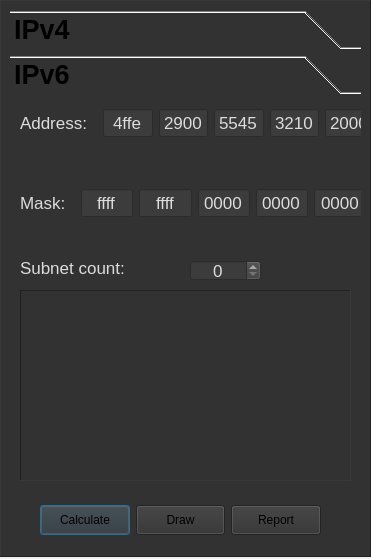
<?xml version="1.0" encoding="UTF-8"?>
<ui version="4.0">
 <class>NetSettingsDialog</class>
 <widget class="QDialog" name="NetSettingsDialog">
  <property name="geometry">
   <rect>
    <x>0</x>
    <y>0</y>
    <width>371</width>
    <height>559</height>
   </rect>
  </property>
  <property name="windowTitle">
   <string>Network Settings</string>
  </property>
  <widget class="QFrame" name="settingsFrame">
   <property name="geometry">
    <rect>
     <x>0</x>
     <y>0</y>
     <width>371</width>
     <height>557</height>
    </rect>
   </property>
   <property name="styleSheet">
    <string notr="true">background-color: rgb(50, 50, 50);</string>
   </property>
   <property name="frameShape">
    <enum>QFrame::Panel</enum>
   </property>
   <property name="frameShadow">
    <enum>QFrame::Raised</enum>
   </property>
   <widget class="QToolBox" name="toolBox_8">
    <property name="geometry">
     <rect>
      <x>10</x>
      <y>10</y>
      <width>351</width>
      <height>481</height>
     </rect>
    </property>
    <property name="font">
     <font>
      <pointsize>20</pointsize>
      <weight>75</weight>
      <bold>true</bold>
     </font>
    </property>
    <property name="autoFillBackground">
     <bool>false</bool>
    </property>
    <property name="styleSheet">
     <string notr="true">background-color: rgb(50, 50, 50);
</string>
    </property>
    <property name="frameShape">
     <enum>QFrame::NoFrame</enum>
    </property>
    <property name="frameShadow">
     <enum>QFrame::Plain</enum>
    </property>
    <property name="lineWidth">
     <number>1</number>
    </property>
    <property name="currentIndex">
     <number>1</number>
    </property>
    <widget class="QWidget" name="page_13">
     <property name="geometry">
      <rect>
       <x>0</x>
       <y>0</y>
       <width>351</width>
       <height>387</height>
      </rect>
     </property>
     <property name="autoFillBackground">
      <bool>false</bool>
     </property>
     <property name="styleSheet">
      <string notr="true">background-color: rgb(70, 70, 70);
color: rgb(0, 0, 0);</string>
     </property>
     <attribute name="icon">
      <iconset resource="resources.qrc">
       <normaloff>:/resources/img/web.png</normaloff>:/resources/img/web.png</iconset>
     </attribute>
     <attribute name="label">
      <string>IPv4</string>
     </attribute>
     <widget class="QScrollArea" name="subnetScrollArea">
      <property name="geometry">
       <rect>
        <x>10</x>
        <y>190</y>
        <width>331</width>
        <height>191</height>
       </rect>
      </property>
      <property name="font">
       <font>
        <pointsize>13</pointsize>
       </font>
      </property>
      <property name="styleSheet">
       <string notr="true">color: rgb(220, 220, 220);</string>
      </property>
      <property name="frameShape">
       <enum>QFrame::Panel</enum>
      </property>
      <property name="widgetResizable">
       <bool>true</bool>
      </property>
      <widget class="QWidget" name="subnetScroll">
       <property name="geometry">
        <rect>
         <x>0</x>
         <y>0</y>
         <width>329</width>
         <height>189</height>
        </rect>
       </property>
      </widget>
     </widget>
     <widget class="QLabel" name="subnetLabel_13">
      <property name="geometry">
       <rect>
        <x>10</x>
        <y>160</y>
        <width>131</width>
        <height>16</height>
       </rect>
      </property>
      <property name="font">
       <font>
        <pointsize>13</pointsize>
        <weight>50</weight>
        <bold>false</bold>
       </font>
      </property>
      <property name="styleSheet">
       <string notr="true">color: rgb(220, 220, 220);</string>
      </property>
      <property name="text">
       <string>Subnet count:</string>
      </property>
     </widget>
     <widget class="QSpinBox" name="hostNumberSpinBox">
      <property name="geometry">
       <rect>
        <x>180</x>
        <y>160</y>
        <width>71</width>
        <height>21</height>
       </rect>
      </property>
      <property name="font">
       <font>
        <pointsize>13</pointsize>
        <weight>50</weight>
        <bold>false</bold>
       </font>
      </property>
      <property name="styleSheet">
       <string notr="true">color: rgb(220, 220, 220);
background-color: rgb(60, 60, 60);</string>
      </property>
      <property name="frame">
       <bool>true</bool>
      </property>
      <property name="alignment">
       <set>Qt::AlignCenter</set>
      </property>
      <property name="maximum">
       <number>999</number>
      </property>
      <property name="value">
       <number>0</number>
      </property>
     </widget>
     <widget class="QWidget" name="layoutWidget_31">
      <property name="geometry">
       <rect>
        <x>10</x>
        <y>0</y>
        <width>331</width>
        <height>75</height>
       </rect>
      </property>
      <layout class="QFormLayout" name="formLayout">
       <item row="0" column="0" colspan="2">
        <layout class="QHBoxLayout" name="horizontalLayout">
         <item>
          <widget class="QLabel" name="addressLabel">
           <property name="font">
            <font>
             <pointsize>13</pointsize>
             <weight>50</weight>
             <bold>false</bold>
            </font>
           </property>
           <property name="styleSheet">
            <string notr="true">color: rgb(220, 220, 220);</string>
           </property>
           <property name="text">
            <string>Address:</string>
           </property>
          </widget>
         </item>
         <item>
          <widget class="QWidget" name="Address4Widget" native="true">
           <layout class="QHBoxLayout" name="horizontalLayout_69">
            <item>
             <widget class="QLineEdit" name="Oct1Add4LineEdit">
              <property name="font">
               <font>
                <pointsize>13</pointsize>
                <weight>50</weight>
                <bold>false</bold>
               </font>
              </property>
              <property name="styleSheet">
               <string notr="true">color: rgb(220, 220, 220);
background-color: rgb(60, 60, 60);</string>
              </property>
              <property name="text">
               <string>192</string>
              </property>
              <property name="frame">
               <bool>true</bool>
              </property>
              <property name="alignment">
               <set>Qt::AlignCenter</set>
              </property>
             </widget>
            </item>
            <item>
             <widget class="QLineEdit" name="Oct2Add4LineEdit">
              <property name="font">
               <font>
                <pointsize>13</pointsize>
                <weight>50</weight>
                <bold>false</bold>
               </font>
              </property>
              <property name="styleSheet">
               <string notr="true">color: rgb(220, 220, 220);
background-color: rgb(60, 60, 60);</string>
              </property>
              <property name="text">
               <string>168</string>
              </property>
              <property name="frame">
               <bool>true</bool>
              </property>
              <property name="alignment">
               <set>Qt::AlignCenter</set>
              </property>
             </widget>
            </item>
            <item>
             <widget class="QLineEdit" name="Oct3Add4LineEdit">
              <property name="font">
               <font>
                <pointsize>13</pointsize>
                <weight>50</weight>
                <bold>false</bold>
               </font>
              </property>
              <property name="styleSheet">
               <string notr="true">color: rgb(220, 220, 220);
background-color: rgb(60, 60, 60);</string>
              </property>
              <property name="text">
               <string>96</string>
              </property>
              <property name="frame">
               <bool>true</bool>
              </property>
              <property name="alignment">
               <set>Qt::AlignCenter</set>
              </property>
             </widget>
            </item>
            <item>
             <widget class="QLineEdit" name="Oct4Add4LineEdit">
              <property name="font">
               <font>
                <pointsize>13</pointsize>
                <weight>50</weight>
                <bold>false</bold>
               </font>
              </property>
              <property name="styleSheet">
               <string notr="true">color: rgb(220, 220, 220);
background-color: rgb(60, 60, 60);</string>
              </property>
              <property name="text">
               <string>0</string>
              </property>
              <property name="frame">
               <bool>true</bool>
              </property>
              <property name="alignment">
               <set>Qt::AlignCenter</set>
              </property>
             </widget>
            </item>
           </layout>
          </widget>
         </item>
        </layout>
       </item>
       <item row="1" column="1">
        <widget class="QWidget" name="BinaryAddress4Widget" native="true">
         <property name="font">
          <font>
           <pointsize>5</pointsize>
          </font>
         </property>
         <layout class="QHBoxLayout" name="horizontalLayout_70">
          <property name="spacing">
           <number>0</number>
          </property>
          <property name="leftMargin">
           <number>0</number>
          </property>
          <property name="topMargin">
           <number>0</number>
          </property>
          <property name="rightMargin">
           <number>0</number>
          </property>
          <property name="bottomMargin">
           <number>0</number>
          </property>
          <item>
           <widget class="QLineEdit" name="Bin1Add4LineEdit">
            <property name="enabled">
             <bool>false</bool>
            </property>
            <property name="font">
             <font>
              <pointsize>10</pointsize>
              <weight>75</weight>
              <italic>false</italic>
              <bold>true</bold>
             </font>
            </property>
            <property name="styleSheet">
             <string notr="true">color: rgb(38,94,84);</string>
            </property>
            <property name="text">
             <string>11000000</string>
            </property>
            <property name="frame">
             <bool>false</bool>
            </property>
           </widget>
          </item>
          <item>
           <widget class="QLineEdit" name="Bin2Add4LineEdit">
            <property name="enabled">
             <bool>false</bool>
            </property>
            <property name="font">
             <font>
              <pointsize>10</pointsize>
              <weight>75</weight>
              <italic>false</italic>
              <bold>true</bold>
             </font>
            </property>
            <property name="styleSheet">
             <string notr="true">color: rgb(38,94,84);</string>
            </property>
            <property name="text">
             <string>10101000</string>
            </property>
            <property name="frame">
             <bool>false</bool>
            </property>
           </widget>
          </item>
          <item>
           <widget class="QLineEdit" name="Bin3Add4LineEdit">
            <property name="enabled">
             <bool>false</bool>
            </property>
            <property name="font">
             <font>
              <pointsize>10</pointsize>
              <weight>75</weight>
              <italic>false</italic>
              <bold>true</bold>
              <underline>false</underline>
              <strikeout>false</strikeout>
              <stylestrategy>PreferAntialias</stylestrategy>
              <kerning>true</kerning>
             </font>
            </property>
            <property name="styleSheet">
             <string notr="true">color: rgb(38,94,84);</string>
            </property>
            <property name="text">
             <string>01100000</string>
            </property>
            <property name="frame">
             <bool>false</bool>
            </property>
           </widget>
          </item>
          <item>
           <widget class="QLineEdit" name="Bin4Add4LineEdit">
            <property name="enabled">
             <bool>false</bool>
            </property>
            <property name="font">
             <font>
              <pointsize>10</pointsize>
              <weight>75</weight>
              <italic>false</italic>
              <bold>true</bold>
             </font>
            </property>
            <property name="autoFillBackground">
             <bool>false</bool>
            </property>
            <property name="styleSheet">
             <string notr="true">color: rgb(38,94,84);</string>
            </property>
            <property name="text">
             <string>00000000</string>
            </property>
            <property name="frame">
             <bool>false</bool>
            </property>
           </widget>
          </item>
         </layout>
        </widget>
       </item>
      </layout>
     </widget>
     <widget class="QWidget" name="layoutWidget_32">
      <property name="geometry">
       <rect>
        <x>10</x>
        <y>80</y>
        <width>331</width>
        <height>75</height>
       </rect>
      </property>
      <property name="font">
       <font>
        <pointsize>10</pointsize>
       </font>
      </property>
      <layout class="QFormLayout" name="formLayout_2">
       <item row="0" column="0" colspan="2">
        <layout class="QHBoxLayout" name="horizontalLayout_3">
         <item>
          <widget class="QLabel" name="maskLAbel_13">
           <property name="font">
            <font>
             <pointsize>13</pointsize>
             <weight>50</weight>
             <bold>false</bold>
            </font>
           </property>
           <property name="styleSheet">
            <string notr="true">color: rgb(220, 220, 220);</string>
           </property>
           <property name="text">
            <string>Mask:</string>
           </property>
          </widget>
         </item>
         <item>
          <widget class="QWidget" name="Mask4Widget" native="true">
           <layout class="QHBoxLayout" name="horizontalLayout_72">
            <item>
             <widget class="QLineEdit" name="Oct1Mask4LineEdit">
              <property name="enabled">
               <bool>true</bool>
              </property>
              <property name="font">
               <font>
                <pointsize>13</pointsize>
                <weight>50</weight>
                <bold>false</bold>
               </font>
              </property>
              <property name="styleSheet">
               <string notr="true">color: rgb(220, 220, 220);
background-color: rgb(60, 60, 60);</string>
              </property>
              <property name="text">
               <string>255</string>
              </property>
              <property name="frame">
               <bool>true</bool>
              </property>
              <property name="alignment">
               <set>Qt::AlignCenter</set>
              </property>
             </widget>
            </item>
            <item>
             <widget class="QLineEdit" name="Oct2Mask4LineEdit">
              <property name="enabled">
               <bool>true</bool>
              </property>
              <property name="font">
               <font>
                <pointsize>13</pointsize>
                <weight>50</weight>
                <bold>false</bold>
               </font>
              </property>
              <property name="styleSheet">
               <string notr="true">color: rgb(220, 220, 220);
background-color: rgb(60, 60, 60);</string>
              </property>
              <property name="text">
               <string>255</string>
              </property>
              <property name="frame">
               <bool>true</bool>
              </property>
              <property name="alignment">
               <set>Qt::AlignCenter</set>
              </property>
             </widget>
            </item>
            <item>
             <widget class="QLineEdit" name="Oct3Mask4LineEdit">
              <property name="enabled">
               <bool>true</bool>
              </property>
              <property name="font">
               <font>
                <pointsize>13</pointsize>
                <weight>50</weight>
                <bold>false</bold>
               </font>
              </property>
              <property name="styleSheet">
               <string notr="true">color: rgb(220, 220, 220);
background-color: rgb(60, 60, 60);</string>
              </property>
              <property name="text">
               <string>255</string>
              </property>
              <property name="frame">
               <bool>true</bool>
              </property>
              <property name="alignment">
               <set>Qt::AlignCenter</set>
              </property>
             </widget>
            </item>
            <item>
             <widget class="QLineEdit" name="Oct4Mask4LineEdit">
              <property name="enabled">
               <bool>true</bool>
              </property>
              <property name="font">
               <font>
                <pointsize>13</pointsize>
                <weight>50</weight>
                <bold>false</bold>
               </font>
              </property>
              <property name="styleSheet">
               <string notr="true">color: rgb(220, 220, 220);
background-color: rgb(60, 60, 60);</string>
              </property>
              <property name="text">
               <string>0</string>
              </property>
              <property name="frame">
               <bool>true</bool>
              </property>
              <property name="alignment">
               <set>Qt::AlignCenter</set>
              </property>
             </widget>
            </item>
           </layout>
          </widget>
         </item>
        </layout>
       </item>
       <item row="1" column="1">
        <widget class="QWidget" name="BinaryMask4Widget" native="true">
         <property name="font">
          <font>
           <pointsize>5</pointsize>
          </font>
         </property>
         <layout class="QHBoxLayout" name="horizontalLayout_73">
          <property name="spacing">
           <number>0</number>
          </property>
          <property name="leftMargin">
           <number>0</number>
          </property>
          <property name="topMargin">
           <number>0</number>
          </property>
          <property name="rightMargin">
           <number>0</number>
          </property>
          <property name="bottomMargin">
           <number>0</number>
          </property>
          <item>
           <widget class="QLineEdit" name="Bin1Add4LineEdit_2">
            <property name="enabled">
             <bool>false</bool>
            </property>
            <property name="font">
             <font>
              <pointsize>10</pointsize>
              <weight>75</weight>
              <italic>false</italic>
              <bold>true</bold>
             </font>
            </property>
            <property name="styleSheet">
             <string notr="true">color: rgb(38,94,84);</string>
            </property>
            <property name="text">
             <string>11111111</string>
            </property>
            <property name="frame">
             <bool>false</bool>
            </property>
           </widget>
          </item>
          <item>
           <widget class="QLineEdit" name="Bin3Add4LineEdit_2">
            <property name="enabled">
             <bool>false</bool>
            </property>
            <property name="font">
             <font>
              <pointsize>10</pointsize>
              <weight>75</weight>
              <italic>false</italic>
              <bold>true</bold>
             </font>
            </property>
            <property name="styleSheet">
             <string notr="true">color: rgb(38,94,84);</string>
            </property>
            <property name="text">
             <string>11111111</string>
            </property>
            <property name="frame">
             <bool>false</bool>
            </property>
           </widget>
          </item>
          <item>
           <widget class="QLineEdit" name="Bin2Add4LineEdit_2">
            <property name="enabled">
             <bool>false</bool>
            </property>
            <property name="font">
             <font>
              <pointsize>10</pointsize>
              <weight>75</weight>
              <italic>false</italic>
              <bold>true</bold>
             </font>
            </property>
            <property name="styleSheet">
             <string notr="true">color: rgb(38,94,84);</string>
            </property>
            <property name="text">
             <string>11111111</string>
            </property>
            <property name="frame">
             <bool>false</bool>
            </property>
           </widget>
          </item>
          <item>
           <widget class="QLineEdit" name="Bin4Add4LineEdit_2">
            <property name="enabled">
             <bool>false</bool>
            </property>
            <property name="font">
             <font>
              <pointsize>10</pointsize>
              <weight>75</weight>
              <italic>false</italic>
              <bold>true</bold>
             </font>
            </property>
            <property name="autoFillBackground">
             <bool>false</bool>
            </property>
            <property name="styleSheet">
             <string notr="true">color: rgb(38,94,84);</string>
            </property>
            <property name="text">
             <string>00000000</string>
            </property>
            <property name="frame">
             <bool>false</bool>
            </property>
           </widget>
          </item>
         </layout>
        </widget>
       </item>
      </layout>
     </widget>
    </widget>
    <widget class="QWidget" name="page_14">
     <property name="geometry">
      <rect>
       <x>0</x>
       <y>0</y>
       <width>351</width>
       <height>387</height>
      </rect>
     </property>
     <attribute name="icon">
      <iconset resource="resources.qrc">
       <normaloff>:/resources/img/web.png</normaloff>:/resources/img/web.png</iconset>
     </attribute>
     <attribute name="label">
      <string>IPv6</string>
     </attribute>
     <widget class="QWidget" name="layoutWidget_33">
      <property name="geometry">
       <rect>
        <x>10</x>
        <y>80</y>
        <width>531</width>
        <height>75</height>
       </rect>
      </property>
      <property name="font">
       <font>
        <pointsize>10</pointsize>
       </font>
      </property>
      <layout class="QFormLayout" name="formLayout_3">
       <item row="0" column="0" colspan="2">
        <layout class="QHBoxLayout" name="horizontalLayout_4">
         <item>
          <widget class="QLabel" name="maskLAbel_14">
           <property name="font">
            <font>
             <pointsize>13</pointsize>
             <weight>50</weight>
             <bold>false</bold>
            </font>
           </property>
           <property name="styleSheet">
            <string notr="true">color: rgb(220, 220, 220);</string>
           </property>
           <property name="text">
            <string>Mask:</string>
           </property>
          </widget>
         </item>
         <item>
          <widget class="QWidget" name="Mask6Widget" native="true">
           <layout class="QHBoxLayout" name="horizontalLayout_75">
            <item>
             <widget class="QLineEdit" name="Oct1Mask4LineEdit_2">
              <property name="enabled">
               <bool>true</bool>
              </property>
              <property name="font">
               <font>
                <pointsize>13</pointsize>
                <weight>50</weight>
                <bold>false</bold>
               </font>
              </property>
              <property name="styleSheet">
               <string notr="true">color: rgb(220, 220, 220);
background-color: rgb(60, 60, 60);</string>
              </property>
              <property name="text">
               <string>ffff</string>
              </property>
              <property name="frame">
               <bool>true</bool>
              </property>
              <property name="alignment">
               <set>Qt::AlignCenter</set>
              </property>
             </widget>
            </item>
            <item>
             <widget class="QLineEdit" name="Oct2Mask4LineEdit_2">
              <property name="enabled">
               <bool>true</bool>
              </property>
              <property name="font">
               <font>
                <pointsize>13</pointsize>
                <weight>50</weight>
                <bold>false</bold>
               </font>
              </property>
              <property name="styleSheet">
               <string notr="true">color: rgb(220, 220, 220);
background-color: rgb(60, 60, 60);</string>
              </property>
              <property name="text">
               <string>ffff</string>
              </property>
              <property name="frame">
               <bool>true</bool>
              </property>
              <property name="alignment">
               <set>Qt::AlignCenter</set>
              </property>
             </widget>
            </item>
            <item>
             <widget class="QLineEdit" name="Oct3Mask4LineEdit_2">
              <property name="enabled">
               <bool>true</bool>
              </property>
              <property name="font">
               <font>
                <pointsize>13</pointsize>
                <weight>50</weight>
                <bold>false</bold>
               </font>
              </property>
              <property name="styleSheet">
               <string notr="true">color: rgb(220, 220, 220);
background-color: rgb(60, 60, 60);</string>
              </property>
              <property name="text">
               <string>0000</string>
              </property>
              <property name="frame">
               <bool>true</bool>
              </property>
              <property name="alignment">
               <set>Qt::AlignCenter</set>
              </property>
             </widget>
            </item>
            <item>
             <widget class="QLineEdit" name="Oct4Mask4LineEdit_2">
              <property name="enabled">
               <bool>true</bool>
              </property>
              <property name="font">
               <font>
                <pointsize>13</pointsize>
                <weight>50</weight>
                <bold>false</bold>
               </font>
              </property>
              <property name="styleSheet">
               <string notr="true">color: rgb(220, 220, 220);
background-color: rgb(60, 60, 60);</string>
              </property>
              <property name="text">
               <string>0000</string>
              </property>
              <property name="frame">
               <bool>true</bool>
              </property>
              <property name="alignment">
               <set>Qt::AlignCenter</set>
              </property>
             </widget>
            </item>
            <item>
             <widget class="QLineEdit" name="Oct2Mask4LineEdit_3">
              <property name="enabled">
               <bool>true</bool>
              </property>
              <property name="font">
               <font>
                <pointsize>13</pointsize>
                <weight>50</weight>
                <bold>false</bold>
               </font>
              </property>
              <property name="styleSheet">
               <string notr="true">color: rgb(220, 220, 220);
background-color: rgb(60, 60, 60);</string>
              </property>
              <property name="text">
               <string>0000</string>
              </property>
              <property name="frame">
               <bool>true</bool>
              </property>
              <property name="alignment">
               <set>Qt::AlignCenter</set>
              </property>
             </widget>
            </item>
            <item>
             <widget class="QLineEdit" name="Oct3Mask4LineEdit_3">
              <property name="enabled">
               <bool>true</bool>
              </property>
              <property name="font">
               <font>
                <pointsize>13</pointsize>
                <weight>50</weight>
                <bold>false</bold>
               </font>
              </property>
              <property name="styleSheet">
               <string notr="true">color: rgb(220, 220, 220);
background-color: rgb(60, 60, 60);</string>
              </property>
              <property name="text">
               <string>0000</string>
              </property>
              <property name="frame">
               <bool>true</bool>
              </property>
              <property name="alignment">
               <set>Qt::AlignCenter</set>
              </property>
             </widget>
            </item>
            <item>
             <widget class="QLineEdit" name="Oct4Mask4LineEdit_3">
              <property name="enabled">
               <bool>true</bool>
              </property>
              <property name="font">
               <font>
                <pointsize>13</pointsize>
                <weight>50</weight>
                <bold>false</bold>
               </font>
              </property>
              <property name="styleSheet">
               <string notr="true">color: rgb(220, 220, 220);
background-color: rgb(60, 60, 60);</string>
              </property>
              <property name="text">
               <string>0000</string>
              </property>
              <property name="frame">
               <bool>true</bool>
              </property>
              <property name="alignment">
               <set>Qt::AlignCenter</set>
              </property>
             </widget>
            </item>
            <item>
             <widget class="QLineEdit" name="Oct1Mask4LineEdit_3">
              <property name="enabled">
               <bool>true</bool>
              </property>
              <property name="font">
               <font>
                <pointsize>13</pointsize>
                <weight>50</weight>
                <bold>false</bold>
               </font>
              </property>
              <property name="styleSheet">
               <string notr="true">color: rgb(220, 220, 220);
background-color: rgb(60, 60, 60);</string>
              </property>
              <property name="text">
               <string>0000</string>
              </property>
              <property name="frame">
               <bool>true</bool>
              </property>
              <property name="alignment">
               <set>Qt::AlignCenter</set>
              </property>
             </widget>
            </item>
           </layout>
          </widget>
         </item>
        </layout>
       </item>
      </layout>
     </widget>
     <widget class="QSpinBox" name="hostNumberSpinBox_2">
      <property name="geometry">
       <rect>
        <x>180</x>
        <y>160</y>
        <width>71</width>
        <height>21</height>
       </rect>
      </property>
      <property name="font">
       <font>
        <pointsize>13</pointsize>
        <weight>50</weight>
        <bold>false</bold>
       </font>
      </property>
      <property name="styleSheet">
       <string notr="true">color: rgb(220, 220, 220);
background-color: rgb(60, 60, 60);</string>
      </property>
      <property name="frame">
       <bool>true</bool>
      </property>
      <property name="alignment">
       <set>Qt::AlignCenter</set>
      </property>
      <property name="maximum">
       <number>999</number>
      </property>
      <property name="value">
       <number>0</number>
      </property>
     </widget>
     <widget class="QScrollArea" name="subnetScrollArea_2">
      <property name="geometry">
       <rect>
        <x>10</x>
        <y>190</y>
        <width>331</width>
        <height>191</height>
       </rect>
      </property>
      <property name="font">
       <font>
        <pointsize>13</pointsize>
       </font>
      </property>
      <property name="styleSheet">
       <string notr="true">color: rgb(220, 220, 220);</string>
      </property>
      <property name="frameShape">
       <enum>QFrame::Panel</enum>
      </property>
      <property name="widgetResizable">
       <bool>true</bool>
      </property>
      <widget class="QWidget" name="subnetScroll_2">
       <property name="geometry">
        <rect>
         <x>0</x>
         <y>0</y>
         <width>329</width>
         <height>189</height>
        </rect>
       </property>
      </widget>
     </widget>
     <widget class="QWidget" name="layoutWidget_34">
      <property name="geometry">
       <rect>
        <x>10</x>
        <y>0</y>
        <width>531</width>
        <height>75</height>
       </rect>
      </property>
      <layout class="QFormLayout" name="formLayout_4">
       <item row="0" column="0" colspan="2">
        <layout class="QHBoxLayout" name="horizontalLayout_5">
         <item>
          <widget class="QLabel" name="addressLabel_2">
           <property name="font">
            <font>
             <pointsize>13</pointsize>
             <weight>50</weight>
             <bold>false</bold>
            </font>
           </property>
           <property name="styleSheet">
            <string notr="true">color: rgb(220, 220, 220);</string>
           </property>
           <property name="text">
            <string>Address:</string>
           </property>
          </widget>
         </item>
         <item>
          <widget class="QWidget" name="Address6Widget" native="true">
           <layout class="QHBoxLayout" name="horizontalLayout_77">
            <item>
             <widget class="QLineEdit" name="Oct1Add4LineEdit_2">
              <property name="font">
               <font>
                <pointsize>13</pointsize>
                <weight>50</weight>
                <bold>false</bold>
               </font>
              </property>
              <property name="styleSheet">
               <string notr="true">color: rgb(220, 220, 220);
background-color: rgb(60, 60, 60);</string>
              </property>
              <property name="text">
               <string>4ffe</string>
              </property>
              <property name="frame">
               <bool>true</bool>
              </property>
              <property name="alignment">
               <set>Qt::AlignCenter</set>
              </property>
             </widget>
            </item>
            <item>
             <widget class="QLineEdit" name="Oct2Add4LineEdit_2">
              <property name="font">
               <font>
                <pointsize>13</pointsize>
                <weight>50</weight>
                <bold>false</bold>
               </font>
              </property>
              <property name="styleSheet">
               <string notr="true">color: rgb(220, 220, 220);
background-color: rgb(60, 60, 60);</string>
              </property>
              <property name="text">
               <string>2900</string>
              </property>
              <property name="frame">
               <bool>true</bool>
              </property>
              <property name="alignment">
               <set>Qt::AlignCenter</set>
              </property>
             </widget>
            </item>
            <item>
             <widget class="QLineEdit" name="Oct3Add4LineEdit_2">
              <property name="font">
               <font>
                <pointsize>13</pointsize>
                <weight>50</weight>
                <bold>false</bold>
               </font>
              </property>
              <property name="styleSheet">
               <string notr="true">color: rgb(220, 220, 220);
background-color: rgb(60, 60, 60);</string>
              </property>
              <property name="text">
               <string>5545</string>
              </property>
              <property name="frame">
               <bool>true</bool>
              </property>
              <property name="alignment">
               <set>Qt::AlignCenter</set>
              </property>
             </widget>
            </item>
            <item>
             <widget class="QLineEdit" name="Oct4Add4LineEdit_2">
              <property name="font">
               <font>
                <pointsize>13</pointsize>
                <weight>50</weight>
                <bold>false</bold>
               </font>
              </property>
              <property name="styleSheet">
               <string notr="true">color: rgb(220, 220, 220);
background-color: rgb(60, 60, 60);</string>
              </property>
              <property name="text">
               <string>3210</string>
              </property>
              <property name="frame">
               <bool>true</bool>
              </property>
              <property name="alignment">
               <set>Qt::AlignCenter</set>
              </property>
             </widget>
            </item>
            <item>
             <widget class="QLineEdit" name="Oct1Add4LineEdit_3">
              <property name="font">
               <font>
                <pointsize>13</pointsize>
                <weight>50</weight>
                <bold>false</bold>
               </font>
              </property>
              <property name="styleSheet">
               <string notr="true">color: rgb(220, 220, 220);
background-color: rgb(60, 60, 60);</string>
              </property>
              <property name="text">
               <string>2000</string>
              </property>
              <property name="frame">
               <bool>true</bool>
              </property>
              <property name="alignment">
               <set>Qt::AlignCenter</set>
              </property>
             </widget>
            </item>
            <item>
             <widget class="QLineEdit" name="Oct3Add4LineEdit_3">
              <property name="font">
               <font>
                <pointsize>13</pointsize>
                <weight>50</weight>
                <bold>false</bold>
               </font>
              </property>
              <property name="styleSheet">
               <string notr="true">color: rgb(220, 220, 220);
background-color: rgb(60, 60, 60);</string>
              </property>
              <property name="text">
               <string>f8ff</string>
              </property>
              <property name="frame">
               <bool>true</bool>
              </property>
              <property name="alignment">
               <set>Qt::AlignCenter</set>
              </property>
             </widget>
            </item>
            <item>
             <widget class="QLineEdit" name="Oct2Add4LineEdit_3">
              <property name="font">
               <font>
                <pointsize>13</pointsize>
                <weight>50</weight>
                <bold>false</bold>
               </font>
              </property>
              <property name="styleSheet">
               <string notr="true">color: rgb(220, 220, 220);
background-color: rgb(60, 60, 60);</string>
              </property>
              <property name="text">
               <string>fe21</string>
              </property>
              <property name="frame">
               <bool>true</bool>
              </property>
              <property name="alignment">
               <set>Qt::AlignCenter</set>
              </property>
             </widget>
            </item>
            <item>
             <widget class="QLineEdit" name="Oct4Add4LineEdit_3">
              <property name="font">
               <font>
                <pointsize>13</pointsize>
                <weight>50</weight>
                <bold>false</bold>
               </font>
              </property>
              <property name="styleSheet">
               <string notr="true">color: rgb(220, 220, 220);
background-color: rgb(60, 60, 60);</string>
              </property>
              <property name="text">
               <string>67cf</string>
              </property>
              <property name="frame">
               <bool>true</bool>
              </property>
              <property name="alignment">
               <set>Qt::AlignCenter</set>
              </property>
             </widget>
            </item>
           </layout>
          </widget>
         </item>
        </layout>
       </item>
      </layout>
     </widget>
     <widget class="QLabel" name="subnetLabel">
      <property name="geometry">
       <rect>
        <x>10</x>
        <y>160</y>
        <width>131</width>
        <height>16</height>
       </rect>
      </property>
      <property name="font">
       <font>
        <pointsize>13</pointsize>
        <weight>50</weight>
        <bold>false</bold>
       </font>
      </property>
      <property name="styleSheet">
       <string notr="true">color: rgb(220, 220, 220);</string>
      </property>
      <property name="text">
       <string>Subnet count:</string>
      </property>
     </widget>
    </widget>
   </widget>
   <widget class="QWidget" name="layoutWidget_35">
    <property name="geometry">
     <rect>
      <x>40</x>
      <y>500</y>
      <width>281</width>
      <height>41</height>
     </rect>
    </property>
    <layout class="QHBoxLayout" name="horizontalLayout_2">
     <item>
      <widget class="QPushButton" name="calculateButton">
       <property name="minimumSize">
        <size>
         <width>0</width>
         <height>30</height>
        </size>
       </property>
       <property name="font">
        <font>
         <weight>50</weight>
         <bold>false</bold>
        </font>
       </property>
       <property name="autoFillBackground">
        <bool>false</bool>
       </property>
       <property name="styleSheet">
        <string notr="true">background-color: rgb(50, 50, 50);
</string>
       </property>
       <property name="text">
        <string>Calculate</string>
       </property>
       <property name="default">
        <bool>false</bool>
       </property>
       <property name="flat">
        <bool>false</bool>
       </property>
      </widget>
     </item>
     <item>
      <widget class="QPushButton" name="drawButton">
       <property name="minimumSize">
        <size>
         <width>0</width>
         <height>30</height>
        </size>
       </property>
       <property name="font">
        <font>
         <weight>50</weight>
         <bold>false</bold>
        </font>
       </property>
       <property name="styleSheet">
        <string notr="true">background-color: rgb(50, 50, 50);
</string>
       </property>
       <property name="text">
        <string>Draw</string>
       </property>
      </widget>
     </item>
     <item>
      <widget class="QPushButton" name="raportButton">
       <property name="minimumSize">
        <size>
         <width>0</width>
         <height>30</height>
        </size>
       </property>
       <property name="font">
        <font>
         <weight>50</weight>
         <bold>false</bold>
        </font>
       </property>
       <property name="styleSheet">
        <string notr="true">background-color: rgb(50, 50, 50);
</string>
       </property>
       <property name="text">
        <string>Report</string>
       </property>
      </widget>
     </item>
    </layout>
   </widget>
  </widget>
 </widget>
 <resources>
  <include location="resources.qrc"/>
 </resources>
 <connections/>
</ui>
